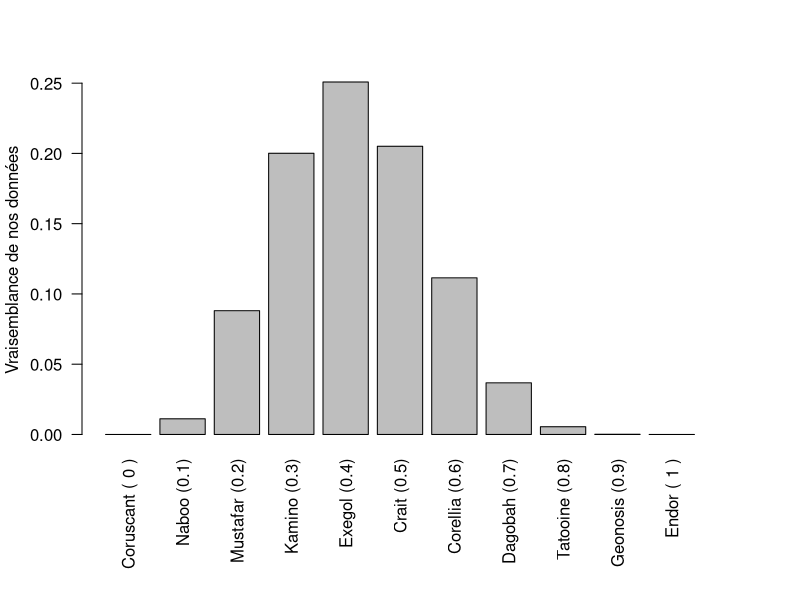

The R script that drew this image:
## ---- chunk 1
white = 4
total = 10
## ---- chunk 2
Tatooine = 0.8
## ---- chunk 3
likelihood = dbinom(
  x    = white,    # 4
  size = total,    # 10
  prob = Tatooine  # 0.8
)
## ---- chunk 4
print(likelihood)
## ---- chunk 5
Coruscant = 0
Naboo     = 0.1
Mustafar  = 0.2
Kamino    = 0.3
Exegol    = 0.4
Crait     = 0.5
Corellia  = 0.6
Dagobah   = 0.7
Tatooine  = 0.8
Geonosis  = 0.9
Endor     = 1
## ---- chunk 6
theories = c(
  Coruscant,
  Naboo,
  Mustafar,
  Kamino,
  Exegol,
  Crait,
  Corellia,
  Dagobah,
  Tatooine,
  Geonosis,
  Endor
)
## ---- chunk 7
print(theories)
## ---- chunk 8
likelihoods = dbinom(
  x    = white,    # 4
  size = total,    # 10
  prob = theories  # de 0 à 1
)
## ---- chunk 9
print(round(likelihoods, 2))
## ---- chunk 10
#| echo: false

planets = c(
  "Coruscant ( 0 )",
  "    Naboo (0.1)",
  " Mustafar (0.2)",
  "   Kamino (0.3)",
  "   Exegol (0.4)",
  "    Crait (0.5)",
  " Corellia (0.6)",
  "  Dagobah (0.7)",
  " Tatooine (0.8)",
  " Geonosis (0.9)",
  "    Endor ( 1 )"
)

par(mar = c(8.1, 4.1, 4.1, 4.1))

barplot(likelihoods ~ c(1:11),
        names.arg = planets,
        xlab = "",
        ylab = "Vraisemblance de nos données",
        las = 2,
        )
